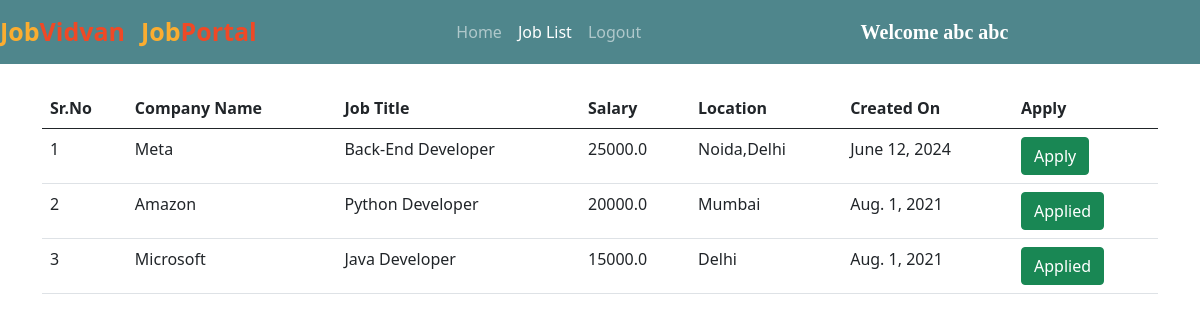
The app's page /all_jobs/ (signed in) with its own data.
### jobs/models.py (models this page shows, shortened)
class Job(models.Model):
    company = models.ForeignKey(Company, on_delete=models.CASCADE)
    start_date = models.DateField()
    end_date = models.DateField()
    title = models.CharField(max_length=200)
    salary = models.FloatField()
    image = models.ImageField(upload_to="")
    description = models.TextField(max_length=400)
    experience = models.CharField(max_length=100)
    location = models.CharField(max_length=100)
    skills = models.CharField(max_length=200)
    creation_date = models.DateField()

class Company(models.Model):
    user = models.ForeignKey(User, on_delete=models.CASCADE)
    phone = models.CharField(max_length=10)
    image = models.ImageField(upload_to="")
    gender = models.CharField(max_length=10)
    type = models.CharField(max_length=15)
    status = models.CharField(max_length=20)
    company_name = models.CharField(max_length=100)

### jobs/views.py (the view)
# urls.py: path("all_jobs/", views.all_jobs, name="all_jobs"),
def all_jobs(request):
    jobs = Job.objects.all().order_by('-start_date')
    applicant = Applicant.objects.get(user=request.user)
    apply = Application.objects.filter(applicant=applicant)
    data = []
    for i in apply:
        data.append(i.job.id)
    return render(request, "all_jobs.html", {'jobs':jobs, 'data':data})

### jobs/templates/all_jobs.html (shortened to what this page needs)
{% extends 'user_navbar.html' %}
{% block job_list %} active {% endblock %}
{% block body %}
<div class="container mt-4">
<table class="table table-hover" id="example">
    <thead>
        <tr>
            <th>Sr.No</th>
            <th>Company Name</th>
            <th>Job Title</th>
            <th>Salary</th>
            <th>Location</th>
            <th>Created On</th>
            <th>Apply</th>
        </tr>
    </thead>
    <tbody>
        {% for job in jobs %}
        <tr>
            <td>{{forloop.counter}}</td>
            <td>{{job.company.company_name}}</td>
            <td>{{job.title}}</td>
            <td>{{job.salary}}</td>
            <td>{{job.location}}</td>
            <td>{{job.creation_date}}</td>
            {% if job.id in data %}
            <td><a class="btn btn-success">Applied</a></td>
            {% else %}
            <td><a href="/job_detail/{{job.id}}/" class="btn btn-success">Apply</a></td>
            {% endif %}
        </tr>
        {% endfor %}
    </tbody>
</table>
</div>
{% endblock %}

### jobs/templates/user_navbar.html (shortened to what this page needs)
<!doctype html>
<html lang="en">
<head>
  <link href="https://cdn.jsdelivr.net/npm/bootstrap@5.0.2/dist/css/bootstrap.min.css" rel="stylesheet"
>
  <link rel="stylesheet" href="https://cdnjs.cloudflare.com/ajax/libs/font-awesome/5.15.3/css/all.min.css">
</head>
<body>
  <nav class="navbar navbar-expand-lg navbar-dark sticky-top">
      <a class="navbar-brand" href="/"><span class="head1">Job</span><span class="head2">Vidvan</span></a>
      <a class="navbar-brand" href="#"><span class="head1">Job</span><span class="head2">Portal</span></a>
      <div class="container w-50">
        <div class="collapse navbar-collapse" id="navbarSupportedContent">
          <ul class="navbar-nav me-auto mb-2 mb-lg-0">
            <li class="nav-item">
              <a class="nav-link {% block home %}{% endblock %}" aria-current="page" href="/user_homepage/">Home</a>
            </li>
            <li class="nav-item">
              <a class="nav-link {% block job_list %}{% endblock %}" href="/all_jobs/">Job List</a>
            </li>
            <li class="nav-item">
              <a class="nav-link" href="/logout/">Logout</a>
            </li>
          </ul>
          <a class="navbar-brand" style="font-weight: bold; font-family: 'Times New Roman', Times, serif;"
            href="#">Welcome {{request.user.get_full_name}}</a>
        </div>
      </div>
  </nav>
  {% block body %}
  {% endblock %}
</body>
</html>
</html>

### jobs/templates/user_navbar.html (style rules this page uses)
.navbar { background-color: #4f868c; }
.head1 { color: #FBAD30; font-size: 25px; font-weight: bold; height: 50px; }
.head2 { color: #EF4926; font-size: 25px; font-weight: bold; }

### records on screen
Job: company.company_name "Meta", title "Back-End Developer", salary "25000.0", location "Noida,Delhi", creation_date "June 12, 2024"
Job: company.company_name "Amazon", title "Python Developer", salary "20000.0", location "Mumbai", creation_date "Aug. 1, 2021", shows "Applied"
Job: company.company_name "Microsoft", title "Java Developer", salary "15000.0", location "Delhi", creation_date "Aug. 1, 2021", shows "Applied"

### other values on screen
{{ request.user.get_full_name }} "abc abc"
